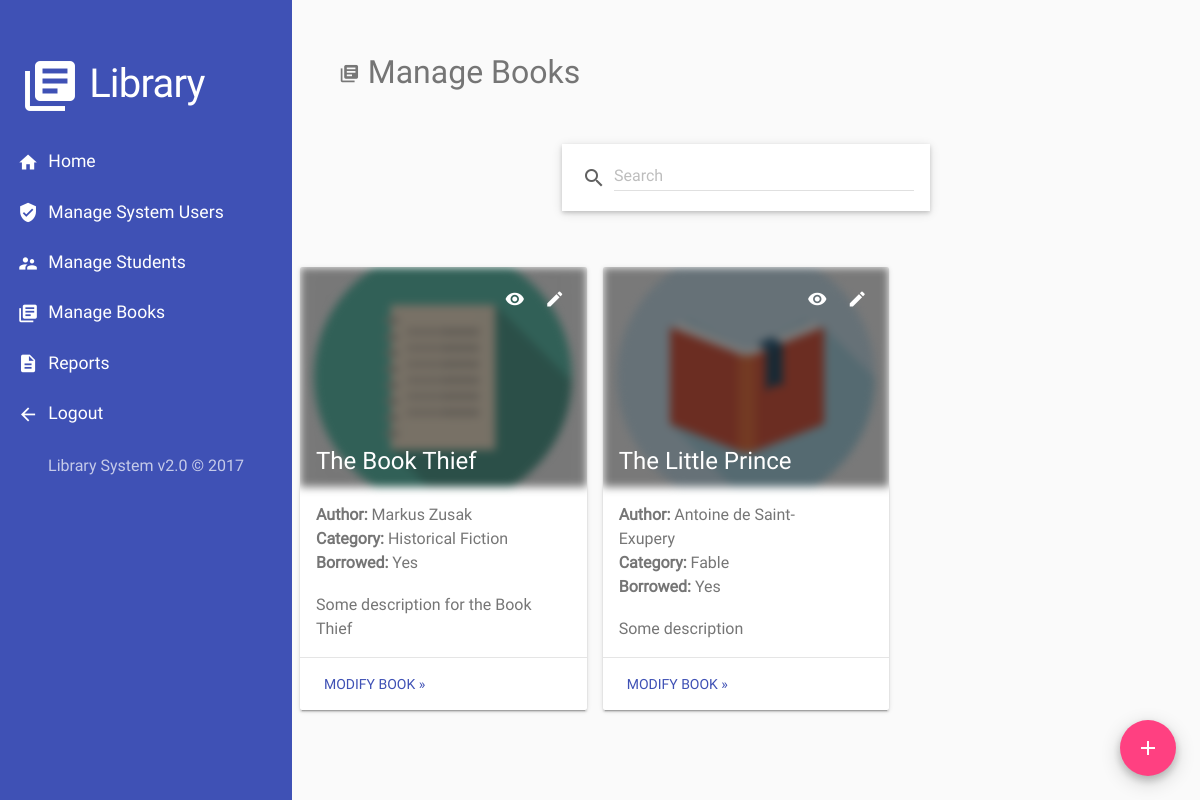
The page /admin-manage-books.php (signed in) on the database as committed earlier.
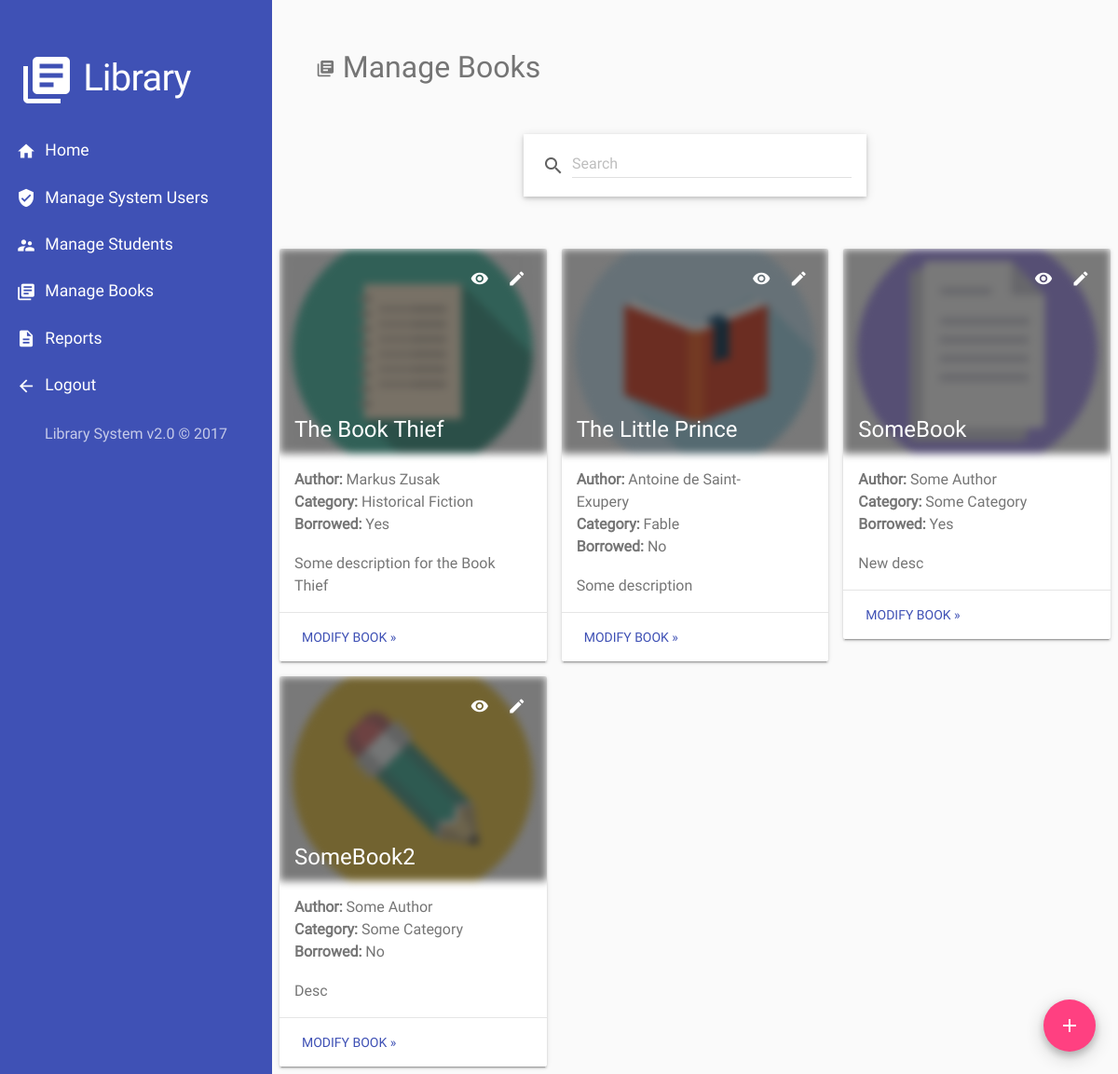
The same page on the database as committed later.
### tables this page shows
CREATE TABLE `books` (
  `id` int(11) NOT NULL,
  `title` varchar(255) NOT NULL,
  `author` varchar(255) NOT NULL,
  `category` varchar(255) NOT NULL,
  `description` varchar(255) NOT NULL,
  `image_path` varchar(255) NOT NULL,
  `status` enum('0','1','2') NOT NULL
);

### admin-manage-books.php (the view, shortened to what this page needs)
<?php include_once('html/top.php'); ?>
<?php
  require_once('html/welcome-header.php');
?>
<?php
  require_once('html/nav.php');
?>
<div class="content">
<h2 class="t-secondary">
  <i class="material-icons small">library_books</i>
  Manage Books
</h2>
<form action="<?php echo $_SERVER['PHP_SELF']; ?>" method="get">
</form>
<?php
  $condition = "";
?>
<?php
  $books_query = "SELECT * FROM books $condition";
  $sql = mysqli_query($conn, $books_query) or die(mysql_error());
?>
<form action="admin-action-book.php" method="post" class="form-fab">
  <button type="submit" name="add-book"
    class="mdl-button mdl-js-button mdl-button--fab mdl-js-ripple-effect mdl-button--colored my-card-2">
    <i class="material-icons fab">add</i>
  </button>
</form>
<?php
if (mysqli_num_rows($sql) > 0) {
?>
<div class="m-top-3">
<?php
  for ($i = 0; $row = mysqli_fetch_array($sql, MYSQLI_ASSOC); $i++) {
    if ($i % 3 == 0 || $i == 0) {
?>
<div class="row">
<?php } ?>
  <div class="col-md-4 my-p-1 book-item">
    <div class="wide-card mdl-card mdl-shadow--2dp" style="width: 100%;">
      <div class="img-card-cont" style="background: url('<?php echo $row['image_path'];?>');">
        <div class="dim mdl-js-ripple-effect ripple-cont">
        </div>
      </div>
      <div class="mdl-card__title card-title">
        <h2 class="mdl-card__title-text"><?=$row['title']?></h2>
      </div>
      <div class="mdl-card__supporting-text">
        <p>
          <strong>Author: </strong>
          <?=$row['author']?>
        </p>
        <p>
          <strong>Category: </strong>
          <?=$row['category']?>
        </p>
        <p>
          <strong>Borrowed: </strong>
          <?php echo $row['status'] == '2' ? "Yes": "No"; ?>
        </p>
        <br/>
        <p>
          <?=$row['description']?>
        </p>
      </div>
      <div class="mdl-card__actions mdl-card--border">
        <form action="admin-action-book.php" method="post">
          <button type="submit" name="modify-book"
            class="mdl-button mdl-button--colored mdl-js-button mdl-js-ripple-effect">Modify Book &raquo;</button>
        </form>
      </div>
      <div class="mdl-card__menu">
        <form action="admin-action-book.php" method="post">
          <i class="material-icons fab-small t-white my-m-r-1">
          </i>
          <button type="submit" name="modify-book"
            class="mdl-button mdl-button--icon mdl-js-button mdl-js-ripple-effect">
            <i class="material-icons fab-small t-white">edit</i>
          </button>
        </form>
      </div>
    </div>
  </div>
<?php if (($i+1) % 3 == 0) { ?>
</div>
<?php } ?>
<?php } ?>
</div>
<?php } ?>
</div>
</body>
</html>

### html/top.php (shortened to what this page needs)
<!doctype html>
<html>
<head>
</head>
<body class="container-fluid">

### html/nav.php (shortened to what this page needs)
<div class="sidenav">
  <h1 class="t-white my-m-l-1 my-m-t-2 my-m-b-1">
    <i class="material-icons">library_books</i> Library
  </h1>
  <nav>
    <ul>
      <li>
        <a class="mdl-js-ripple-effect" href="./">
          <i class="material-icons small">home</i>
          Home
        </a>
      </li>
      <li>
        <a class="mdl-js-ripple-effect" href="admin-manage-admins.php">
          <i class="material-icons small">verified_user</i>
          Manage System Users
        </a>
      </li>
      <li>
        <a class="mdl-js-ripple-effect" href="admin-manage-users.php">
          <i class="material-icons small">supervisor_account</i>
          Manage Students
        </a>
      </li>
      <li>
        <a class="mdl-js-ripple-effect" href="admin-manage-books.php">
          <i class="material-icons small">library_books</i>
          Manage Books
        </a>
      </li>
      <li>
        <a class="mdl-js-ripple-effect" href="admin-reports.php">
          <i class="material-icons small">description</i>
          Reports
        </a>
      </li>
      <li>
        <a class="mdl-js-ripple-effect" href="php/logout-user.php">
          <i class="material-icons small">arrow_back</i>
          Logout
        </a>
      </li>
    </ul>
  </nav>
  <p class="t-primary-light my-fs my-m-x-1 my-m-t my-t-c">
    Library System v2.0 &copy; 2017
  </p>
</div>

Rows that differ between the two databases and show on the page:
changed books "The Little Prince": status "Yes" → "No"
added books: image_path (picture), title "SomeBook", author "Some Author", category "Some Category", status "Yes", description "New desc"
added books: image_path (picture), title "SomeBook2", author "Some Author", category "Some Category", status "No", description "Desc"
